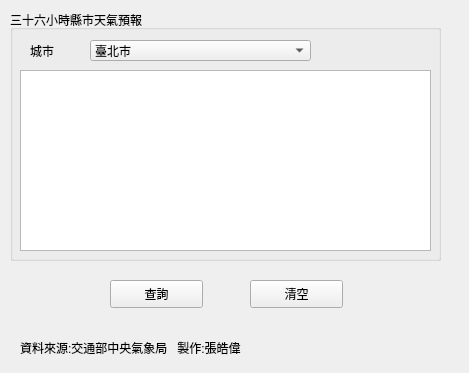
<?xml version="1.0" encoding="UTF-8"?>
<ui version="4.0">
 <class>Form</class>
 <widget class="QWidget" name="Form">
  <property name="geometry">
   <rect>
    <x>0</x>
    <y>0</y>
    <width>469</width>
    <height>373</height>
   </rect>
  </property>
  <property name="windowTitle">
   <string>Form</string>
  </property>
  <widget class="QGroupBox" name="groupBox">
   <property name="geometry">
    <rect>
     <x>10</x>
     <y>10</y>
     <width>431</width>
     <height>251</height>
    </rect>
   </property>
   <property name="title">
    <string>三十六小時縣市天氣預報</string>
   </property>
   <widget class="QComboBox" name="weatherComboBox">
    <property name="geometry">
     <rect>
      <x>80</x>
      <y>30</y>
      <width>221</width>
      <height>21</height>
     </rect>
    </property>
    <item>
     <property name="text">
      <string>臺北市</string>
     </property>
    </item>
    <item>
     <property name="text">
      <string>新北市</string>
     </property>
    </item>
    <item>
     <property name="text">
      <string>基隆市</string>
     </property>
    </item>
    <item>
     <property name="text">
      <string>桃園市</string>
     </property>
    </item>
    <item>
     <property name="text">
      <string>臺中市</string>
     </property>
    </item>
    <item>
     <property name="text">
      <string>臺南市</string>
     </property>
    </item>
    <item>
     <property name="text">
      <string>高雄市</string>
     </property>
    </item>
    <item>
     <property name="text">
      <string>新竹縣</string>
     </property>
    </item>
    <item>
     <property name="text">
      <string>新竹市</string>
     </property>
    </item>
    <item>
     <property name="text">
      <string>苗栗縣</string>
     </property>
    </item>
    <item>
     <property name="text">
      <string>彰化縣</string>
     </property>
    </item>
    <item>
     <property name="text">
      <string>南投縣</string>
     </property>
    </item>
    <item>
     <property name="text">
      <string>雲林縣</string>
     </property>
    </item>
    <item>
     <property name="text">
      <string>嘉義縣</string>
     </property>
    </item>
    <item>
     <property name="text">
      <string>嘉義市</string>
     </property>
    </item>
    <item>
     <property name="text">
      <string>屏東縣</string>
     </property>
    </item>
    <item>
     <property name="text">
      <string>宜蘭縣</string>
     </property>
    </item>
    <item>
     <property name="text">
      <string>花蓮縣</string>
     </property>
    </item>
    <item>
     <property name="text">
      <string>臺東縣</string>
     </property>
    </item>
    <item>
     <property name="text">
      <string>澎湖縣</string>
     </property>
    </item>
    <item>
     <property name="text">
      <string>金門縣</string>
     </property>
    </item>
    <item>
     <property name="text">
      <string>連江縣</string>
     </property>
    </item>
   </widget>
   <widget class="QTextEdit" name="resultText">
    <property name="geometry">
     <rect>
      <x>10</x>
      <y>60</y>
      <width>411</width>
      <height>181</height>
     </rect>
    </property>
   </widget>
   <widget class="QLabel" name="label">
    <property name="geometry">
     <rect>
      <x>20</x>
      <y>30</y>
      <width>72</width>
      <height>21</height>
     </rect>
    </property>
    <property name="text">
     <string>城市</string>
    </property>
   </widget>
  </widget>
  <widget class="QPushButton" name="queryBtn">
   <property name="geometry">
    <rect>
     <x>110</x>
     <y>280</y>
     <width>93</width>
     <height>28</height>
    </rect>
   </property>
   <property name="text">
    <string>查詢</string>
   </property>
  </widget>
  <widget class="QPushButton" name="clearBtn">
   <property name="geometry">
    <rect>
     <x>250</x>
     <y>280</y>
     <width>93</width>
     <height>28</height>
    </rect>
   </property>
   <property name="text">
    <string>清空</string>
   </property>
  </widget>
  <widget class="QLabel" name="label_2">
   <property name="geometry">
    <rect>
     <x>20</x>
     <y>340</y>
     <width>231</width>
     <height>16</height>
    </rect>
   </property>
   <property name="text">
    <string>資料來源:交通部中央氣象局   製作:張皓偉</string>
   </property>
  </widget>
 </widget>
 <resources/>
 <connections>
  <connection>
   <sender>clearBtn</sender>
   <signal>clicked()</signal>
   <receiver>Form</receiver>
   <slot>clearResult()</slot>
   <hints>
    <hint type="sourcelabel">
     <x>270</x>
     <y>314</y>
    </hint>
    <hint type="destinationlabel">
     <x>363</x>
     <y>288</y>
    </hint>
   </hints>
  </connection>
  <connection>
   <sender>queryBtn</sender>
   <signal>clicked()</signal>
   <receiver>Form</receiver>
   <slot>queryWeather()</slot>
   <hints>
    <hint type="sourcelabel">
     <x>161</x>
     <y>313</y>
    </hint>
    <hint type="destinationlabel">
     <x>64</x>
     <y>286</y>
    </hint>
   </hints>
  </connection>
 </connections>
 <slots>
  <slot>clearResult()</slot>
  <slot>queryWeather()</slot>
 </slots>
</ui>
